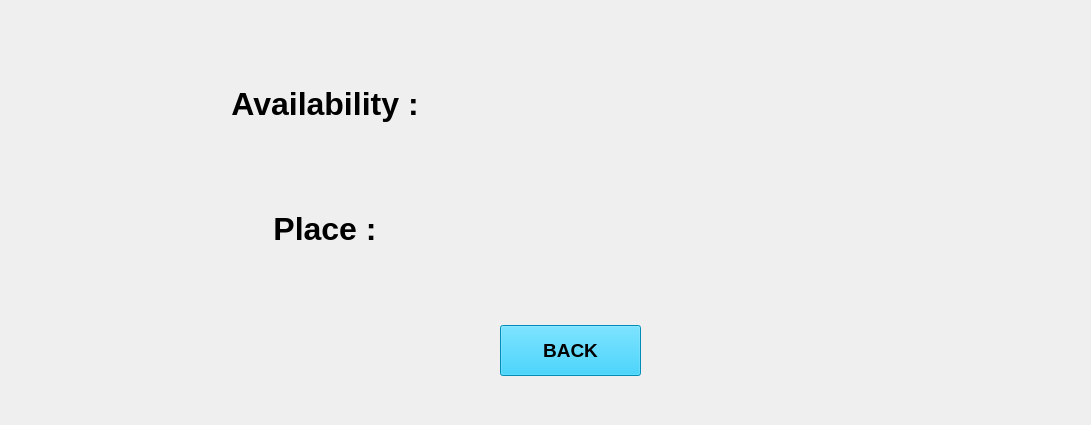
<?xml version="1.0" encoding="UTF-8"?>
<ui version="4.0">
 <class>MainWindow</class>
 <widget class="QMainWindow" name="MainWindow">
  <property name="geometry">
   <rect>
    <x>0</x>
    <y>0</y>
    <width>1091</width>
    <height>425</height>
   </rect>
  </property>
  <property name="minimumSize">
   <size>
    <width>1091</width>
    <height>425</height>
   </size>
  </property>
  <property name="maximumSize">
   <size>
    <width>1091</width>
    <height>425</height>
   </size>
  </property>
  <property name="windowTitle">
   <string>Result</string>
  </property>
  <property name="autoFillBackground">
   <bool>true</bool>
  </property>
  <property name="styleSheet">
   <string notr="true">backgroumt-color:rgb(172, 255, 255)</string>
  </property>
  <widget class="QWidget" name="centralwidget">
   <widget class="QLabel" name="rfl">
    <property name="geometry">
     <rect>
      <x>600</x>
      <y>75</y>
      <width>350</width>
      <height>60</height>
     </rect>
    </property>
    <property name="font">
     <font>
      <family>Leelawadee UI</family>
      <pointsize>24</pointsize>
      <weight>75</weight>
      <bold>true</bold>
     </font>
    </property>
    <property name="text">
     <string>&lt;html&gt;&lt;head/&gt;&lt;body&gt;&lt;p align=&quot;center&quot;&gt;&lt;br/&gt;&lt;/p&gt;&lt;/body&gt;&lt;/html&gt;</string>
    </property>
   </widget>
   <widget class="QLabel" name="rsl">
    <property name="geometry">
     <rect>
      <x>600</x>
      <y>200</y>
      <width>350</width>
      <height>60</height>
     </rect>
    </property>
    <property name="font">
     <font>
      <family>Leelawadee UI</family>
      <pointsize>24</pointsize>
      <weight>75</weight>
      <bold>true</bold>
     </font>
    </property>
    <property name="text">
     <string>&lt;html&gt;&lt;head/&gt;&lt;body&gt;&lt;p align=&quot;center&quot;&gt;&lt;br/&gt;&lt;/p&gt;&lt;/body&gt;&lt;/html&gt;</string>
    </property>
   </widget>
   <widget class="QLabel" name="rfl_2">
    <property name="geometry">
     <rect>
      <x>150</x>
      <y>75</y>
      <width>350</width>
      <height>60</height>
     </rect>
    </property>
    <property name="font">
     <font>
      <family>Leelawadee UI</family>
      <pointsize>24</pointsize>
      <weight>75</weight>
      <bold>true</bold>
     </font>
    </property>
    <property name="text">
     <string>&lt;html&gt;&lt;head/&gt;&lt;body&gt;&lt;p align=&quot;center&quot;&gt;Availability :&lt;/p&gt;&lt;/body&gt;&lt;/html&gt;</string>
    </property>
   </widget>
   <widget class="QLabel" name="rfl_3">
    <property name="geometry">
     <rect>
      <x>150</x>
      <y>200</y>
      <width>350</width>
      <height>60</height>
     </rect>
    </property>
    <property name="font">
     <font>
      <family>Leelawadee UI</family>
      <pointsize>24</pointsize>
      <weight>75</weight>
      <bold>true</bold>
     </font>
    </property>
    <property name="text">
     <string>&lt;html&gt;&lt;head/&gt;&lt;body&gt;&lt;p align=&quot;center&quot;&gt;Place :&lt;/p&gt;&lt;/body&gt;&lt;/html&gt;</string>
    </property>
   </widget>
   <widget class="QPushButton" name="rback">
    <property name="geometry">
     <rect>
      <x>500</x>
      <y>325</y>
      <width>141</width>
      <height>51</height>
     </rect>
    </property>
    <property name="font">
     <font>
      <family>Leelawadee UI</family>
      <pointsize>14</pointsize>
      <weight>75</weight>
      <bold>true</bold>
     </font>
    </property>
    <property name="styleSheet">
     <string notr="true">background-color:rgb(0, 196, 255)</string>
    </property>
    <property name="text">
     <string>BACK</string>
    </property>
   </widget>
  </widget>
 </widget>
 <resources/>
 <connections/>
</ui>
